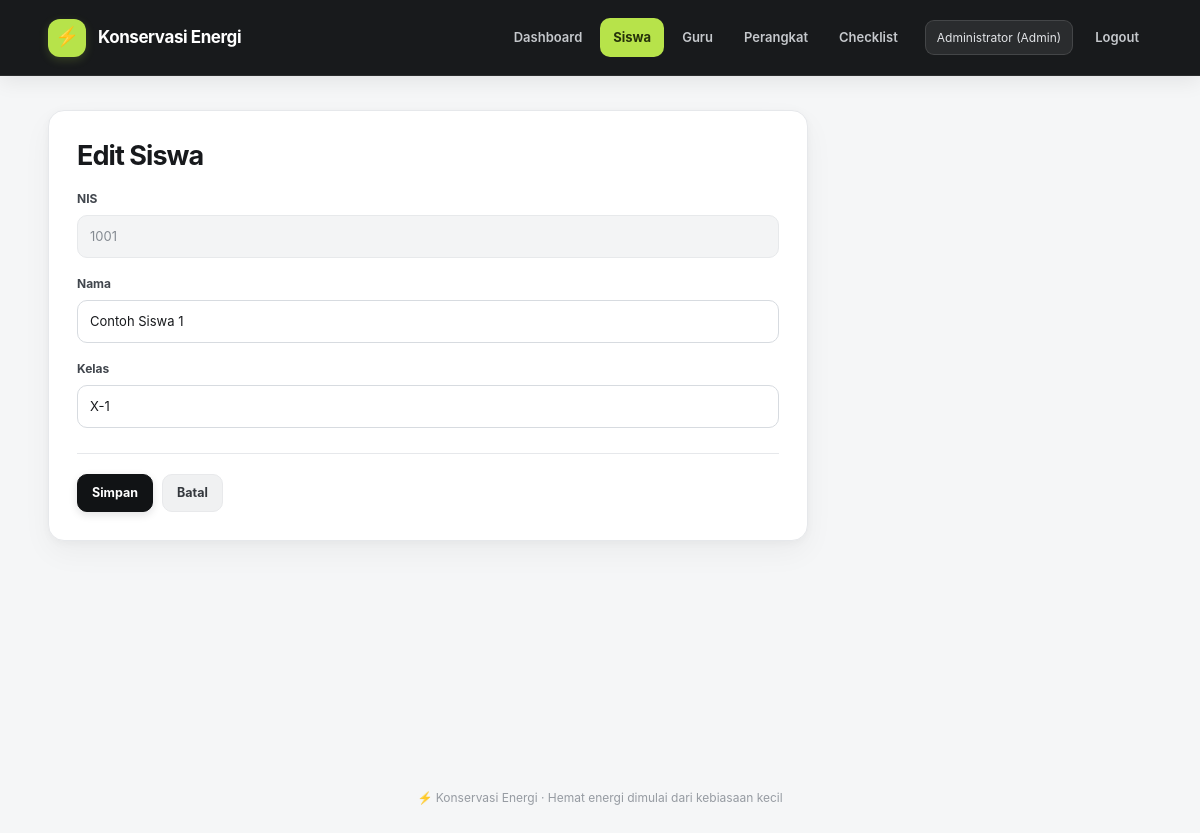
The app's page /siswa_edit.php?nis=1001 (signed in) with its own data.
### tables this page shows
CREATE TABLE `siswa` (
  `nis` varchar(20) NOT NULL,
  `nama` varchar(100) NOT NULL,
  `kelas` varchar(10) NOT NULL
);

### auth.php (called while the page is built, shortened)
<?php
function e($s) { return htmlspecialchars((string)$s, ENT_QUOTES, 'UTF-8'); }
function can($perm) {
    static $map = [
        'siswa.view'       => ['Admin'],
        'siswa.add'        => ['Admin'],
        'siswa.edit'       => ['Admin'],
        'siswa.delete'     => ['Admin'],
        'guru.view'        => ['Admin'],
        'guru.add'         => ['Admin'],
        'guru.edit'        => ['Admin'],
        'guru.delete'      => ['Admin'],
        'perangkat.view'   => ['Admin'],
        'perangkat.add'    => ['Admin'],
        'perangkat.edit'   => ['Admin'],
        'perangkat.delete' => ['Admin'],
        'checklist.view'   => ['Admin', 'Guru', 'Siswa'],
        'checklist.add'    => ['Admin', 'Guru', 'Siswa'],
        'checklist.export' => ['Admin', 'Guru'],
        'checklist.delete' => ['Admin'],
    ];
    return in_array($_SESSION['level'] ?? '', $map[$perm] ?? [], true);
}
function require_can($perm) {
    if (can($perm)) return;
    include __DIR__ . '/includes/header.php';
    include __DIR__ . '/includes/footer.php';
    exit;
}

### siswa_edit.php (the view, shortened to what this page needs)
<?php
require 'auth.php';
$nis = trim($_GET['nis'] ?? '');
$q = mysqli_prepare($conn, "SELECT * FROM siswa WHERE nis=?");
mysqli_stmt_bind_param($q, "s", $nis); mysqli_stmt_execute($q);
$r = mysqli_fetch_assoc(mysqli_stmt_get_result($q));
include 'includes/header.php';
?>
<div class="form-card"><h2>Edit Siswa</h2>
<form method="post"><?= csrf_field() ?>
    <label>NIS</label><input value="<?= e($r['nis']) ?>" disabled>
    <label>Nama</label><input name="nama" value="<?= e($r['nama']) ?>" required>
    <label>Kelas</label><input name="kelas" value="<?= e($r['kelas']) ?>" required>
    <div class="actions"><button class="btn primary" name="simpan">Simpan</button><a class="btn secondary" href="siswa.php">Batal</a></div>
</form></div>
<?php include 'includes/footer.php'; ?>

### assets/style.css (style rules this page uses)
:root { color-scheme:light;--ink:#17191c;--muted:#747982;--bg:#f5f6f7;--surface:#fff;--line:#e6e8eb;--line-strong:#d7dbe0;--black:#111315;--accent:#b7e34a;--accent-ink:#26320b;--green:#27845d;--green-soft:#e9f6ef;--red:#c94a55;--red-soft:#fff0f1;--radius:16px;--shadow:0 2px 8px rgba(17,19,21,.035),0 12px 30px rgba(17,19,21,.045);--shadow-hover:0 8px 24px rgba(17,19,21,.09) }
* { box-sizing:border-box }
html { -webkit-text-size-adjust:100%;scroll-behavior:smooth }
body { margin:0;min-height:100vh;color:var(--ink);background:var(--bg);font-family:Inter,ui-sans-serif,system-ui,-apple-system,BlinkMacSystemFont,"Segoe UI",sans-serif;font-size:14px;line-height:1.6;-webkit-font-smoothing:antialiased }
a { color:inherit;text-decoration:none }
button,input,select,textarea { font:inherit }
h1,h2,h3,h4 { color:var(--ink);letter-spacing:-.035em }
h2 { font-size:27px;line-height:1.25;font-weight:750;margin:0 0 7px }
button,.btn { display:inline-flex;align-items:center;justify-content:center;gap:7px;min-height:38px;padding:9px 14px;border:1px solid transparent;border-radius:10px;cursor:pointer;font-weight:680;font-size:12.5px;line-height:1.3;font-family:inherit;transition:background .18s ease,color .18s ease,border-color .18s ease,box-shadow .18s ease,transform .18s ease }
.btn.primary { background:var(--black);color:#fff;border-color:var(--black);box-shadow:0 3px 8px rgba(17,19,21,.12) }
.btn.secondary { background:#f0f1f2;color:#34383d;border-color:#e8e9eb }
label { display:block;text-align:left;font-weight:680;font-size:12px;margin:16px 0 7px;color:#41464d }
input,select,textarea { width:100%;min-height:42px;padding:10px 12px;border:1px solid var(--line-strong);border-radius:10px;background:#fff;color:var(--ink);font:inherit;font-size:13px;transition:border-color .18s ease,box-shadow .18s ease,background .18s ease }
input:disabled { background:#f3f4f5;color:#858b92;border-color:#e7e9eb }
::placeholder { color:#a1a6ad }
.form-card { max-width:760px;margin-top:16px;padding:28px;background:var(--surface);border:1px solid var(--line);border-radius:var(--radius);box-shadow:var(--shadow) }
.form-card h2 { margin-bottom:8px }
.actions { display:flex;gap:9px;flex-wrap:wrap;margin-top:25px;padding-top:20px;border-top:1px solid var(--line) }

### records on screen
siswa: nis "1001", nama "Contoh Siswa 1", kelas "X-1"

### other values on screen
$_SESSION['nama'] "Administrator"
$_SESSION['level'] "Admin"
